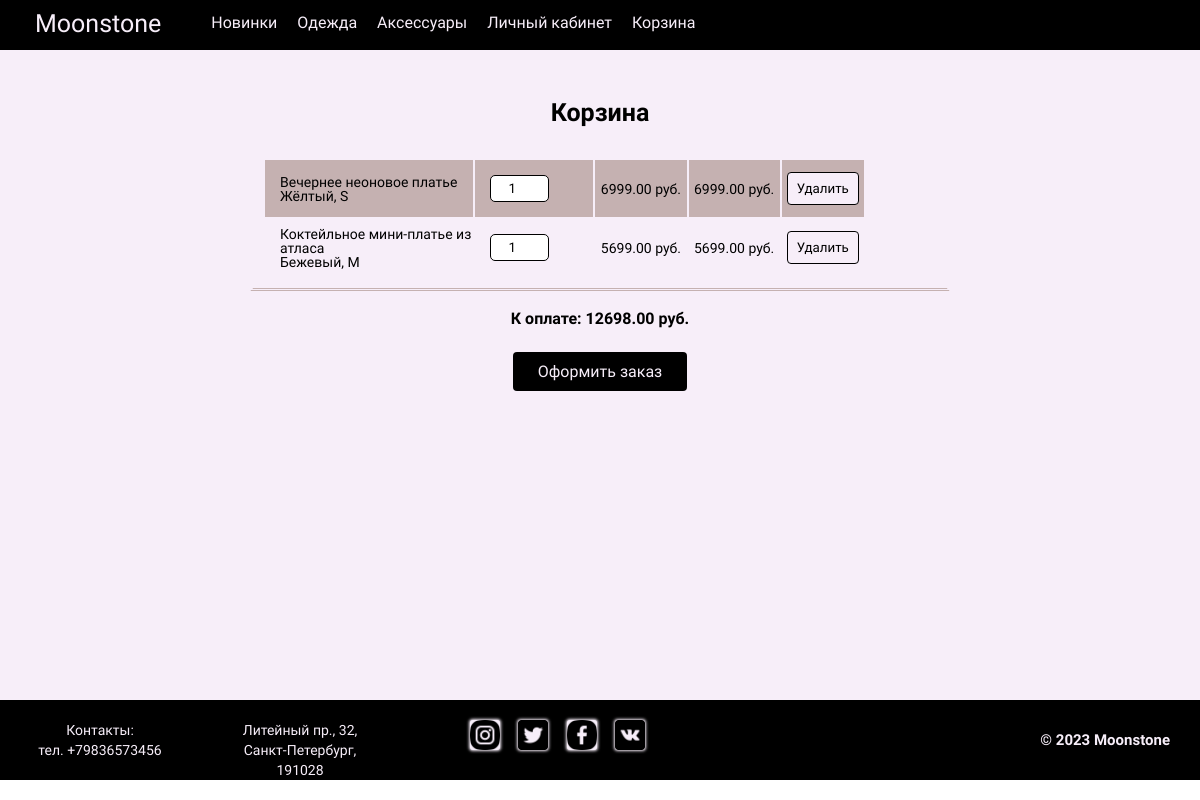
/cart/ (signed in), run on an earlier commit of the app's database.
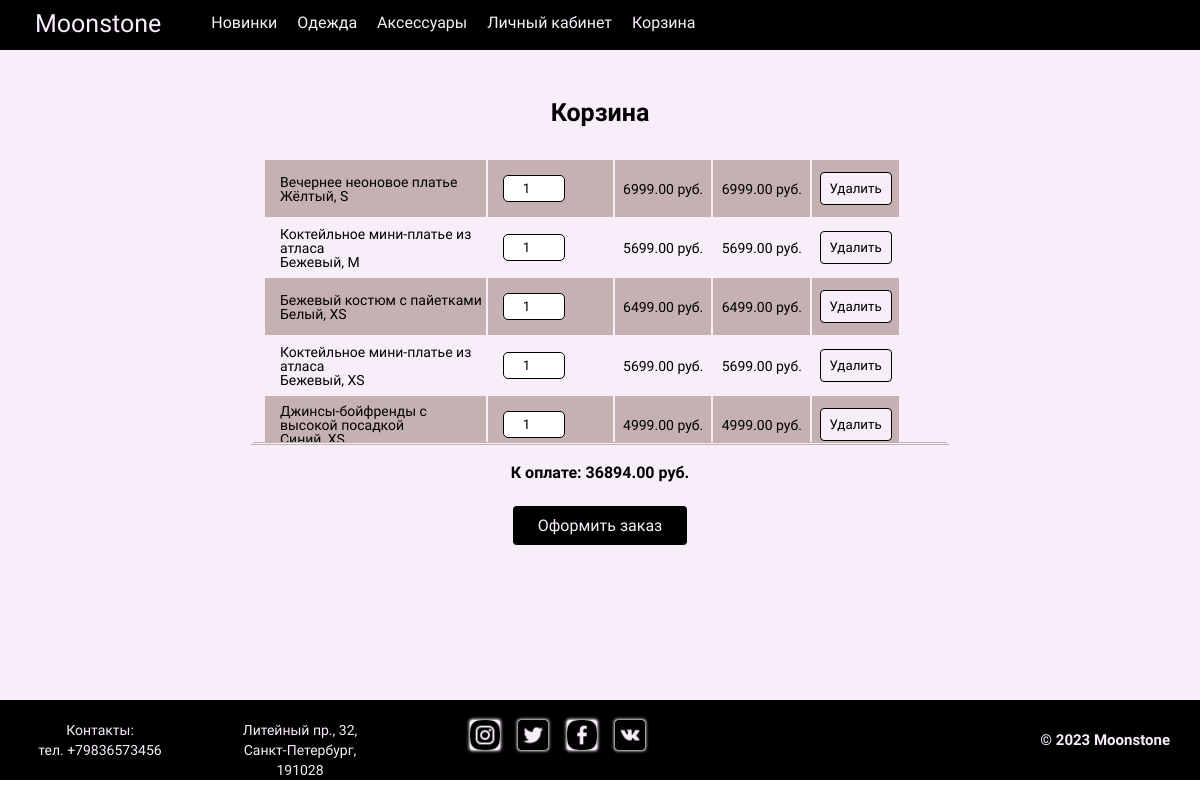
And on a later commit of the database.
### shop/models.py (models this page shows, shortened)
class Cart(models.Model):
    user = models.ForeignKey(User, on_delete=models.CASCADE)
    product = models.ForeignKey(Product, on_delete=models.CASCADE)
    quantity = models.IntegerField(default=1)
    created_at = models.DateTimeField(auto_now_add=True)
    color = models.CharField(max_length=50, default='Белый', null=True)
    size = models.CharField(max_length=20, default='One',null=True)
    def get_total_price(self):
        return self.product.price * self.quantity
    def get_cart_total(self):
        return sum(item.get_total_price() for item in Cart.objects.filter(user=self.user))

class Product(models.Model):
    name = models.CharField(max_length=255)
    description = models.TextField()
    price = models.DecimalField(max_digits=10, decimal_places=2)
    image = models.ImageField(upload_to='product_images', storage=fs)
    color = models.CharField(max_length=50, default='Белый', null=True)
    size = models.CharField(max_length=20, default='One',null=True)

### shop/views.py (the view, shortened to what this page needs)
# urls.py: path('cart/', views.cart_detail, name='cart_detail'),
@login_required
def cart_detail(request):
    cart = Cart.objects.filter(user=request.user).all()
    context = {
        'cart': cart,
    }
    return render(request, 'shop/cart_detail.html', context)

### templates/shop/cart_detail.html (shortened to what this page needs)
{% extends 'shop/base.html' %}
{% load static %}
{% block content %}
<div class="cart__body">
  <h1>Корзина</h1>
  {% if cart %}
  <table>
    <tbody>
      {% for item in cart %}
      <tr>
        <td>{{ item.product.name }} <br> {{ item.color }}, {{ item.size }}</td>
        <td>
          <form method="POST" action="{% url 'shop:cart_detail' %}" class="update-form">
            <input type="number" name="quantity" value="{{ item.quantity }}" min="1" max="10" step="1" class="quantity-input">
          </form>
        </td>
        <td class="price">{{ item.product.price }} руб.</td>
        <td class="total-price">{{ item.get_total_price }} руб.</td>
        <td>
          <form method="POST" action="{% url 'shop:cart_detail' %}">
            <button class="cart__delete" type="submit">Удалить</button>
          </form>
        </td>
      </tr>
      {% endfor %}
    </tbody>
  </table>
  <p class="cart__price">К оплате: {{ cart.0.get_cart_total }} руб.</p>
  <form class="cart__checkout" method="post" action="{% url 'shop:checkout' %}">
    <button class="cart__checkout__button">Оформить заказ</button>
  </form>
  {% else %}
  <div class="button__cart">
    <p>В вашей корзине нет покупок</p>
    <button class="button__cart__get"> <a href="{% url 'shop:product_list_2' %}" class="btn btn-primary">Перейти к покупкам</a></button>
  </div>
  {% endif %}
</div>
{% endblock %}

### templates/shop/base.html (shortened to what this page needs)
{% load static %}
<!DOCTYPE html>
<html lang="ru">
		<link rel="stylesheet" type="text/css" href="{% static 'css/style.css' %}">
	</head>
	<body>
		<header>
			{% include 'includes/header.html' %}
		</header>
        <main class="main">
            {% block content %}
            {% endblock %}
        </main>
	    <footer class="contacts">
			{% include 'includes/footer.html' %}
		</footer>
	</body>
</html>

### templates/includes/header.html
{% load static %}
<header>
    <div class="header__container">
		<div class="header__outer">
			<div class="header__inner">
					<a class="header__logo" href="{% url 'shop:shop' %}">
						Moonstone
					</a>
				<nav>
					<ul class="header__list">
						<li class="top__level">
							<a href="{% url 'shop:product_list_1' %}">
								Новинки
							</a>
						</li>
						<li class="top__level">
							<a href="{% url 'shop:product_list_2' %}">
								Одежда
							</a>
						</li>
						<li class="top__level">
							<a href="{% url 'shop:product_list_3' %}">
								Аксессуары
							</a>
						</li>
						<li class="top__level">
							<a href="{% url 'shop:account_detail' %}">
								Личный кабинет
							</a>
						</li>
						<li class="top__level">
							<a href="{% url 'shop:cart_detail' %}">
								Корзина
							</a>
						</li>
					</ul>
				</nav>
			</div>
		</div>
	</div>
</header>

### templates/includes/footer.html (shortened to what this page needs)
{% load static %}
<footer class="contacts">
    <div class="contacts__container">
        <div class="contacts__item contacts__item__1">
            <p>Контакты:</p>
            <p>тел. +79836573456</p>
        </div>
        <div class="contacts__item contacts__item__2" >
            <p>Литейный пр., 32,<br> Санкт-Петербург, <br> 191028</p>
        </div>
        <div class="contacts__item contacts__item__3">
            <a target="_blank" href="https://instagram.com">
                <img src="{% static 'img/icon6.png' %}"  alt="" height="30px">
            </a>
            <a target="_blank" href="https://twitter.com">
                <img src="{% static 'img/icon7.png' %}"  alt="" height="30px">
            </a>
            <a target="_blank" href="https://facebook.com">
                <img src="{% static 'img/icon5.png' %}" alt="" height="30px">
            </a>
            <a target="_blank" href="https://vk.com">
                <img src="{% static 'img/icon9.png' %}"  alt="" height="30px">
            </a>
        </div>
        <div class="contacts__item contacts__item__4" >
            <p class="logo">© 2023 Moonstone</p>
        </div>
        </div>
</footer>

### static/css/style.css (style rules this page uses)
* { padding: 0; margin: 0; border: 0; }
*,*:before,*:after { -moz-box-sizing: border-box; -webkit-box-sizing: border-box; box-sizing: border-box; }
nav,footer,header,aside { display: block; }
html,body { height: 100%; width: 100%; font-size: 100%; line-height: 1; font-size: 14px; -ms-text-size-adjust: 100%; -moz-text-size-adjust: 100%; -webkit-text-size-adjust: 100%; }
input,button,textarea { font-family:inherit; }
button { cursor: pointer; }
a, a:visited { text-decoration: none; }
ul li { list-style: none; }
img { vertical-align: top; }
h1,h2,h3,h4,h5,h6 { font-size:inherit;font-weight: 400; }
body { font-family: 'Kosugi Maru', sans-serif; }
main { max-width: 100%; }
header { background-color: #000000; height: 50px; position: fixed; top: 0; left: 0; width: 100%; z-index: 999; display: flex; justify-content: space-between; }
.header__container { background-color: #000000; height: 50px; max-width: 100%; }
.header__inner { padding: 5px; display: flex; justify-content: flex-end; align-items: center; height: 100%; }
.header__logo { color: #f7eef9; font-size: 25px; margin-left: 30px; margin-right: 20px; }
.header__list { display: flex; justify-content: space-between; align-items: center; max-width: 100%; margin: 0 auto; padding: 0 20px; height: 100%; box-sizing: border-box; justify-content: flex-end; }
.top__level { display: inline; }
.top__level a { color: #f7eef9; font-size: 16px; display: inline-block; padding: 10px; }
.contacts { background-color: #000000; color: #f7eef9; font-size: 14px; text-align: center; position: relative; left: 0; bottom: 0; max-width: 100%; max-height: 100px; line-height: 20px; }
.contacts__container { display: flex; max-width: 100%; padding-top: 20px; }
.contacts__item__1 { flex-basis: 200px; }
.contacts__item__2 { flex-basis: 200px; }
.contacts__item__3 { flex-basis: 300px; }
.contacts__item__4 { flex-basis: 300px; }
.contacts__item a { color: #f7eef9; }
.contacts__item img { box-shadow: 0 0 3px 1px #f7eef9; border-radius: 3px; background-color: #f7eef9; margin-left: 15px; }
.logo { font-weight: 600; font-size: 15px; position: absolute; right: 30px; bottom: 30px; }
.cart__body { background-color: #f7eef9; padding-top: 50px; position: relative; height: 700px; padding-bottom: 100px; text-align: center; max-width: 100%; }
.cart__body h1 { padding-top: 50px; padding-bottom: 20px; font-size: 25px; font-weight: 700; }
.cart__body table { table-layout: auto; max-width: 700px; margin: 0 auto; border-collapse: collapse; border: 3px solid #f7eef9; max-height: 300px; overflow-y: auto; display: flex; border-bottom: 3px solid #c5b1b1; border-style: double; padding: 10px; }
.cart__body tr { height: 50px; text-align: left; padding-left: 20px; border: 2px solid #f7eef9; }
.cart__body tr:nth-child(odd) { background-color: #c5b1b1; }
.cart__body tr:nth-child(even) { background-color: #f7eef9; }
.cart__body td { border: 2px solid #f7eef9; text-align: center; }
.cart__body td:first-child { width: 35%; padding-left: 15px; text-align: left; }
.cart__body form input[type="number"] { display: block; width: 50%; padding: 5px; margin: 15px; border: 1px solid #000; border-radius: 5px; text-align: center; }
.cart__delete { padding: 8px 9px; border: 1px solid #000; border-radius: 4px; background-color: #f7eef9; }
.cart__price { padding-top: 20px; font-size: 16px; font-weight: 700; }
.cart__checkout { margin: 20px; padding: 5px 25px; border-radius: 4px; color: #f7eef9; font-size: 16px; }
.cart__checkout__button { padding: 10px 25px; border-radius: 4px; background-color: #000000; color: #f7eef9; font-size: 16px; }
.history__body table, th, td { border: 1px solid #f7eef9; }

What changed in the data, as far as the page shows it:
computed for Cart "Жёлтый": user+product+quantity "12698.00" → "36894.00"
added Cart: product.name "Бежевый костюм с пайетками", color "Белый", size "XS", quantity "1", product.price "6499.00", get_total_price "6499.00"
added Cart: product.name "Коктейльное мини-платье из атласа", color "Бежевый", size "XS", quantity "1", product.price "5699.00", get_total_price "5699.00"
added Cart: product.name "Джинсы-бойфренды с высокой посадкой", color "Синий", size "XS", quantity "1", product.price "4999.00", get_total_price "4999.00"
